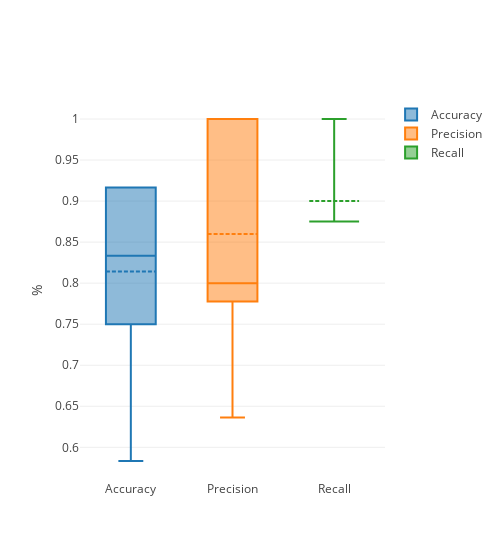

Notebook code cell kept with this figure:
### Code cell
if 'numpy' in sys.modules:
    plot_analyzed_data(attaheri_analyzed_models)
